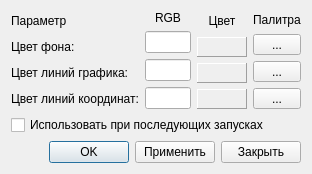
<?xml version="1.0" encoding="UTF-8"?>
<ui version="4.0">
 <class>setcolorandsettingsgraph</class>
 <widget class="QDialog" name="setcolorandsettingsgraph">
  <property name="geometry">
   <rect>
    <x>0</x>
    <y>0</y>
    <width>312</width>
    <height>173</height>
   </rect>
  </property>
  <property name="windowTitle">
   <string>Настройка графика</string>
  </property>
  <layout class="QGridLayout" name="gridLayout_11">
   <item row="0" column="0">
    <layout class="QGridLayout" name="gridLayout_10">
     <item row="0" column="0">
      <layout class="QGridLayout" name="gridLayout_4">
       <item row="0" column="0">
        <widget class="QLabel" name="label_6">
         <property name="text">
          <string>Параметр</string>
         </property>
        </widget>
       </item>
       <item row="1" column="0">
        <widget class="QLabel" name="label">
         <property name="text">
          <string>Цвет фона:</string>
         </property>
        </widget>
       </item>
       <item row="2" column="0">
        <widget class="QLabel" name="label_4">
         <property name="text">
          <string>Цвет линий графика:</string>
         </property>
        </widget>
       </item>
       <item row="3" column="0">
        <widget class="QLabel" name="label_5">
         <property name="text">
          <string>Цвет линий координат:</string>
         </property>
        </widget>
       </item>
      </layout>
     </item>
     <item row="0" column="1">
      <layout class="QGridLayout" name="gridLayout_5">
       <item row="0" column="0">
        <widget class="QLabel" name="label_2">
         <property name="text">
          <string>RGB</string>
         </property>
         <property name="alignment">
          <set>Qt::AlignCenter</set>
         </property>
        </widget>
       </item>
       <item row="1" column="0">
        <layout class="QGridLayout" name="gridLayout">
         <property name="spacing">
          <number>0</number>
         </property>
         <item row="0" column="0">
          <widget class="QLineEdit" name="lineEdit_Phone">
           <property name="alignment">
            <set>Qt::AlignCenter</set>
           </property>
          </widget>
         </item>
        </layout>
       </item>
       <item row="2" column="0">
        <layout class="QGridLayout" name="gridLayout_2">
         <property name="spacing">
          <number>0</number>
         </property>
         <item row="0" column="0">
          <widget class="QLineEdit" name="lineEdit_line">
           <property name="alignment">
            <set>Qt::AlignCenter</set>
           </property>
          </widget>
         </item>
        </layout>
       </item>
       <item row="3" column="0">
        <layout class="QGridLayout" name="gridLayout_3">
         <property name="spacing">
          <number>0</number>
         </property>
         <item row="0" column="0">
          <widget class="QLineEdit" name="lineEdit_pouring">
           <property name="alignment">
            <set>Qt::AlignCenter</set>
           </property>
          </widget>
         </item>
        </layout>
       </item>
      </layout>
     </item>
     <item row="0" column="2">
      <layout class="QGridLayout" name="gridLayout_6">
       <item row="0" column="0">
        <widget class="QLabel" name="label_3">
         <property name="text">
          <string>Цвет</string>
         </property>
         <property name="alignment">
          <set>Qt::AlignCenter</set>
         </property>
        </widget>
       </item>
       <item row="1" column="0">
        <widget class="QFrame" name="frame_Background">
         <property name="minimumSize">
          <size>
           <width>50</width>
           <height>0</height>
          </size>
         </property>
         <property name="frameShape">
          <enum>QFrame::Panel</enum>
         </property>
         <property name="frameShadow">
          <enum>QFrame::Raised</enum>
         </property>
        </widget>
       </item>
       <item row="2" column="0">
        <widget class="QFrame" name="frame_line">
         <property name="minimumSize">
          <size>
           <width>50</width>
           <height>0</height>
          </size>
         </property>
         <property name="frameShape">
          <enum>QFrame::Panel</enum>
         </property>
         <property name="frameShadow">
          <enum>QFrame::Raised</enum>
         </property>
        </widget>
       </item>
       <item row="3" column="0">
        <widget class="QFrame" name="frame_pouring">
         <property name="minimumSize">
          <size>
           <width>50</width>
           <height>0</height>
          </size>
         </property>
         <property name="frameShape">
          <enum>QFrame::Panel</enum>
         </property>
         <property name="frameShadow">
          <enum>QFrame::Raised</enum>
         </property>
        </widget>
       </item>
      </layout>
     </item>
     <item row="0" column="3">
      <layout class="QGridLayout" name="gridLayout_8">
       <item row="0" column="0">
        <widget class="QLabel" name="label_7">
         <property name="text">
          <string>Палитра</string>
         </property>
        </widget>
       </item>
       <item row="1" column="0">
        <layout class="QGridLayout" name="gridLayout_7">
         <item row="0" column="0">
          <widget class="QToolButton" name="toolButton_SetColorOfBackground">
           <property name="sizePolicy">
            <sizepolicy hsizetype="Preferred" vsizetype="Preferred">
             <horstretch>0</horstretch>
             <verstretch>0</verstretch>
            </sizepolicy>
           </property>
           <property name="text">
            <string>...</string>
           </property>
          </widget>
         </item>
         <item row="2" column="0">
          <widget class="QToolButton" name="toolButton_SetColorOfPouring">
           <property name="sizePolicy">
            <sizepolicy hsizetype="Preferred" vsizetype="Preferred">
             <horstretch>0</horstretch>
             <verstretch>0</verstretch>
            </sizepolicy>
           </property>
           <property name="text">
            <string>...</string>
           </property>
          </widget>
         </item>
         <item row="1" column="0">
          <widget class="QToolButton" name="toolButton_SetColorOfLine">
           <property name="sizePolicy">
            <sizepolicy hsizetype="Preferred" vsizetype="Preferred">
             <horstretch>0</horstretch>
             <verstretch>0</verstretch>
            </sizepolicy>
           </property>
           <property name="text">
            <string>...</string>
           </property>
          </widget>
         </item>
        </layout>
       </item>
      </layout>
     </item>
    </layout>
   </item>
   <item row="1" column="0">
    <widget class="QCheckBox" name="checkBox">
     <property name="text">
      <string>Использовать при последующих запусках</string>
     </property>
    </widget>
   </item>
   <item row="2" column="0">
    <layout class="QGridLayout" name="gridLayout_9">
     <item row="0" column="0">
      <spacer name="horizontalSpacer">
       <property name="orientation">
        <enum>Qt::Horizontal</enum>
       </property>
       <property name="sizeHint" stdset="0">
        <size>
         <width>40</width>
         <height>20</height>
        </size>
       </property>
      </spacer>
     </item>
     <item row="0" column="1">
      <widget class="QPushButton" name="pushButton_OK">
       <property name="text">
        <string>OK</string>
       </property>
      </widget>
     </item>
     <item row="0" column="2">
      <widget class="QPushButton" name="pushButton_Set">
       <property name="text">
        <string>Применить</string>
       </property>
      </widget>
     </item>
     <item row="0" column="3">
      <widget class="QPushButton" name="pushButton_Close">
       <property name="text">
        <string>Закрыть</string>
       </property>
      </widget>
     </item>
    </layout>
   </item>
  </layout>
 </widget>
 <resources/>
 <connections/>
</ui>
